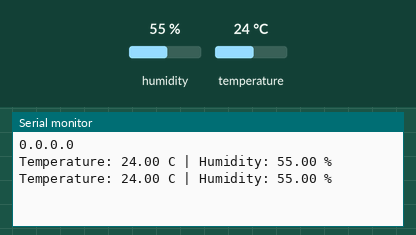
The program below on a simulated ESP32. Shown: the last lines printed to the serial monitor. Inputs (shaded band) come from the test bench; at power-on: humidity 55 %, temperature 24 °C. WiFi joins after 1.5 s; servers stay silent unless stated.

Above: at 11.1 s.
11.2 s: humidity set to 22 %
At 21.3 s:
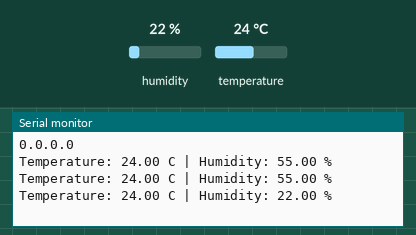
21.5 s: temperature set to 12 °C
At 31.3 s:
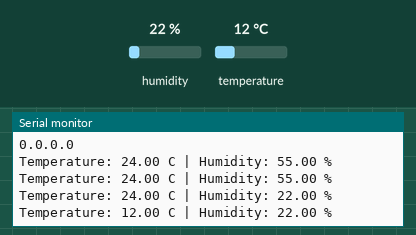
31.8 s: humidity set to 40 %
At 42.4 s:
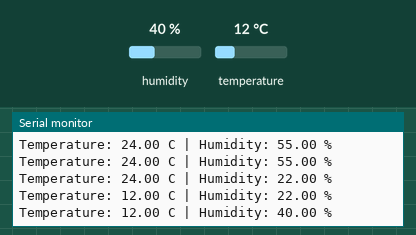
Timing chart, 0 to 43.9 s (numbered marks = the images above; inputs shaded):
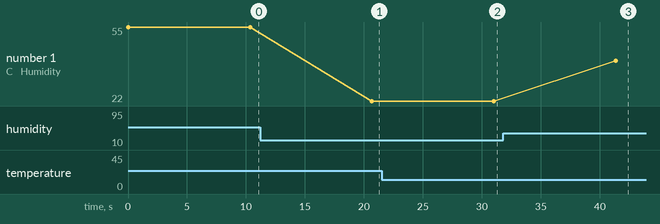

The program:

main.cpp
```cpp
#include <Arduino.h>
#include <DHT.h>
#include <ThingSpeak.h>
#include <WiFi.h>
// WiFi network configuration
char *ssid = "ISI_WiFi";
const char* password = "Exam@ISI2025";

// ThingSpeak channel configuration
unsigned long channelID = 3332477;
const char* writeAPIKey = "SHP16TVRRPFY3WX7";

// DHT11 sensor configuration (GPIO 5)
#define DHTPIN 5
#define DHTTYPE DHT11

// initialize sensor and WiFi client
DHT dht(DHTPIN, DHTTYPE);
WiFiClient Client;

void setup() {
    Serial.begin(115200);        // start serial communication at 115200 baud
    dht.begin();                  // initialize DHT11 sensor
    WiFi.begin(ssid, password);   // connect to WiFi network
    Serial.println(WiFi.localIP()); // print ESP32 IP address
    ThingSpeak.begin(Client);     // initialize ThingSpeak client
}

void loop() {
    // read temperature and humidity from DHT11 sensor
    float temperature = dht.readTemperature();
    float humidity = dht.readHumidity();

    // display values on Serial Monitor
    Serial.print("Temperature: ");
    Serial.print(temperature);
    Serial.print(" C | Humidity: ");
    Serial.print(humidity);
    Serial.println(" %");

    // Send data to thingSpeak channel
    // Field 1 = temperature, Field 2 = humidity
    ThingSpeak.setField(1, temperature);
    ThingSpeak.setField(2, humidity);
    ThingSpeak.writeFields(channelID, writeAPIKey);

    delay(10000); // wait 10 seconds before next reading
}
```

Measured:
- after the input at 11.2 s, the serial monitor: prints a new line after 9.5 s (image 1)
- after the input at 21.5 s, the serial monitor: prints a new line after 9.5 s (image 2)
- after the input at 31.8 s, the serial monitor: prints a new line after 9.5 s (image 3)
- plotted number 1: 55 → 22 after the input at 11.2 s, 22 → 40 after the input at 31.8 s
